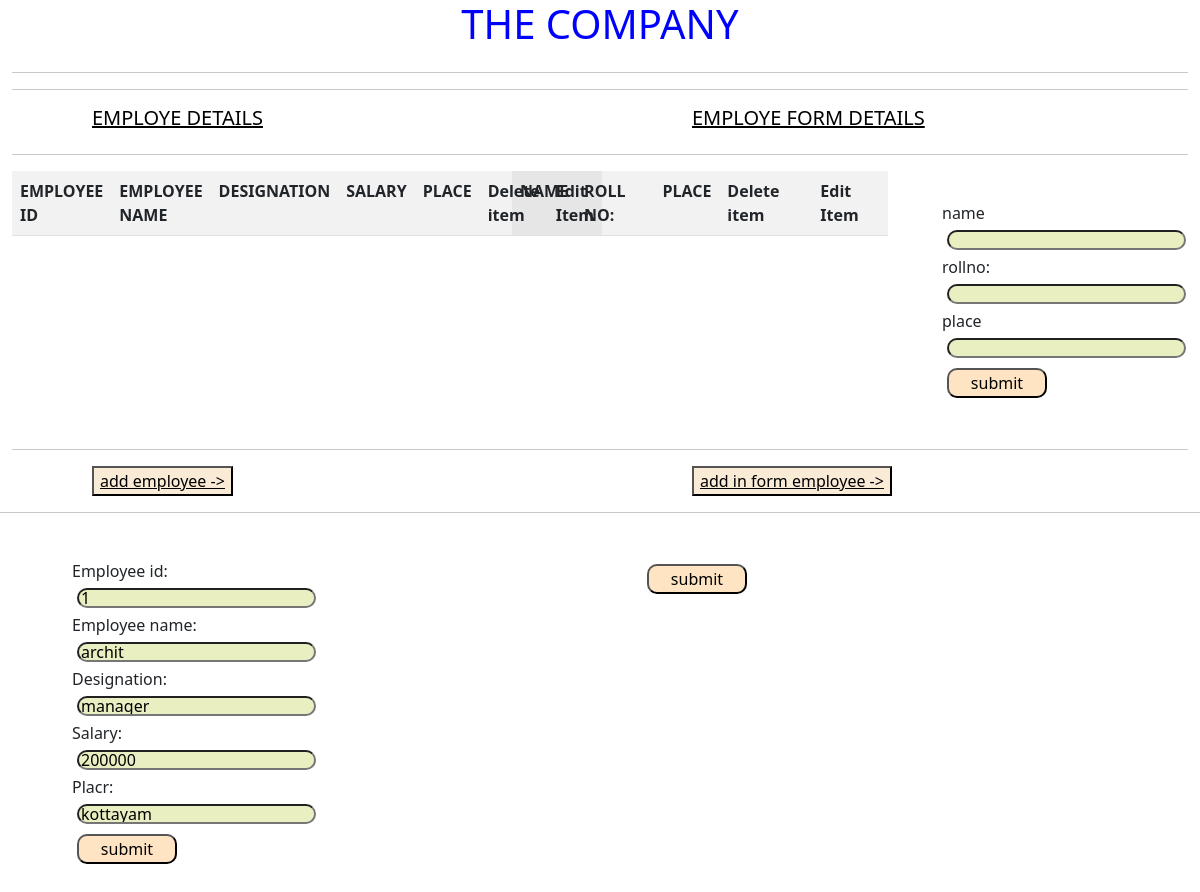
Page /editey/4 on the committed database.
### app/models.py (models this page shows)
class Employee(models.Model):
    employee_id=models.IntegerField()
    employee_name=models.CharField(max_length=20)
    Designation=models.CharField(max_length=15)
    Salary=models.IntegerField()
    Placr=models.CharField(max_length=25)

### app/views.py (the view)
# urls.py: path('editey/<int:q>',views.editee,name='edi'),
def editee(request,q):
    a=Employee.objects.get(pk=q)
    b=Employeform(instance=a)
    if request.method=='POST':
        b=Employeform(request.POST,instance=a)
        if b.is_valid():
            b.save()
            return home(request)
    return render(request,'lists.html',{'f':b})

### app/form.py
class Employeform(forms.ModelForm):
    class Meta:
        model=Employee
        fields='__all__'

### templates/lists.html (shortened to what this page needs)
<!DOCTYPE html>
<html lang="en">
<head>
    <link href="https://cdn.jsdelivr.net/npm/bootstrap@5.1.3/dist/css/bootstrap.min.css" rel="stylesheet">
</head>
<body>
    <div class="container-fluid">
        <div class="row">
            <div class="col">
                <h1>THE COMPANY </h1>
            </div>
        </div>
        <hr>
        <hr>
        <div class="row">
            <div class="col">
                <h5>EMPLOYE DETAILS</h5>
            </div>
            <div class="col">
                <h5>EMPLOYE FORM DETAILS</h5>
            </div>
        </div>
        <hr>
        <div class="row">
          <div class="col-5">
            <table class="table table-striped">
                <tr>
                    <th>EMPLOYEE ID</th>
                    <th>EMPLOYEE NAME</th>
                    <th>DESIGNATION</th>
                    <th>SALARY</th>
                    <th>PLACE</th>
                    <th>Delete item</th>
                    <th>Edit Item</th>
                </tr>
            </table>
          </div>
          <div class="col-4">
            <table class="table table-striped">
                <tr>
                    <th>NAME</th>
                    <th>ROLL NO:</th>
                    <th>PLACE</th>
                    <th>Delete item</th>
                    <th>Edit Item</th>
                </tr>
            </table>
          </div>
          <div class="col-3">
            <form action="" method="post">
                <label for="">name</label>
                <input type="text" name="n">
                <label for="">rollno:</label>
                <input type="text" name="rl">
                <label for="">place</label>
                <input type="text" name="p">
                <input class="in" type="submit" value="submit" >
            </form>
          </div>
        </div>
        <hr>
        <div class="row">
            <div class="col">
                <button><a href="{% url 'add' %}">add employee -></a></button>
            </div>
            <div class="col">
                <button><a href="{% url 'form' %}">add in form employee -></a></button>
            </div>
        </div>
    </div>
    <hr>
    <div class="container">
        <div class="row">
            <div class="col">
                <form action="" method="post">
                    {{f}}
                    <input class="in" type="submit" value="submit">
                </form>
            </div>
            <div class="col">
                <form action="" method="post">
                    <input class="in" type="submit" value="submit" >
                </form>
            </div>
        </div>
    </div>
</body>
</html>

### templates/lists.html (style rules this page uses)
h1 { text-align: center; color: blue; }
h5,button { text-decoration: underline; margin-left: 80px; color: black; }
a { color: black; }
button { background-color: antiquewhite; }
input { background-color: rgb(234, 239, 193); margin: 5px; border-radius: 10px; height: 20px; }
.in { background-color: bisque; width: 100px; height: 30px; }
form { text-align: left; max-width: 220px; padding: 30px; }

### rows in the picture
Employee: employee_id "1", employee_name "archit", Designation "manager", Salary "200000", Placr "kottayam"
